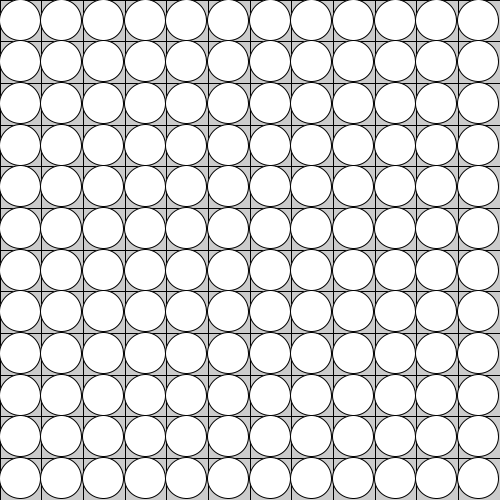
Frame 1 (no input)
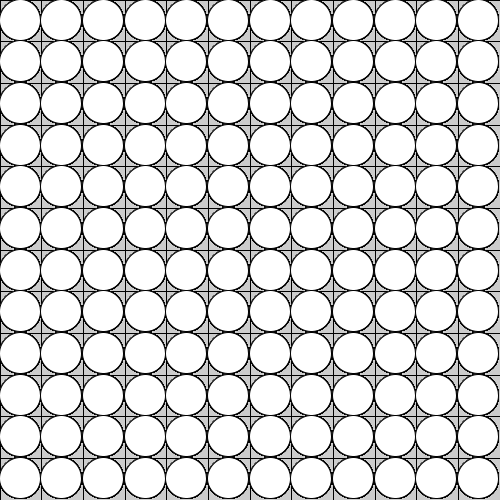
Frame 60 (the mouse pressed at the canvas centre just before this capture)
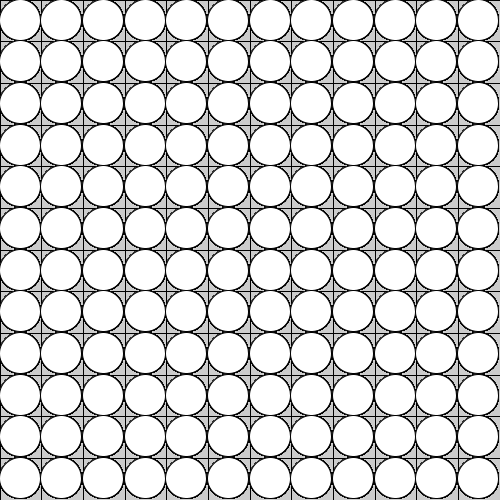
Frame 120 (the mouse held since frame 60 and released just before this capture)

The Processing sketch that drew these frames (run headless with seeded random() and noise(); from frame 60 on, the mouse is pressed at the canvas centre):

// Processing sketch: processing_112968
// ── processing_112968.pde

int numLines;
void setup() {
  size(500, 500);
  
  numLines=12;
 
}
void draw() {
 
  for (int i = 0; i < numLines; i = i + 1) { // so here we draw from y = 0 to y = height
    line(i * width/numLines, 0, i * height/numLines, height);   // incrementing along the x axis every 50
    println("i is equal to:  " + i);   // pixels
    
      

   
    
  }
 
  for (int i = 0; i < numLines; i = i + 1) { // and here we draw from (wi
    line(0, i * width/numLines, width, i * height/numLines);
    println("i is equal to:  " + i);
  }
  for (int i =0;i<numLines;i++){
    for(int ii =0;ii<numLines;ii++){
      ellipse(i * width/numLines+ height/numLines/2,ii * height/numLines+ height/numLines/2, height/numLines, height/numLines);
    }
  }
 
 //notice we can use the iterator variable 'i' over again, as it is declared in
  //the forLoop, it is only local to the specific forLoop it is created in
  
}
 
//why 50 as the increment, why not?  try creating a variable gridWidth and using
//it instead
